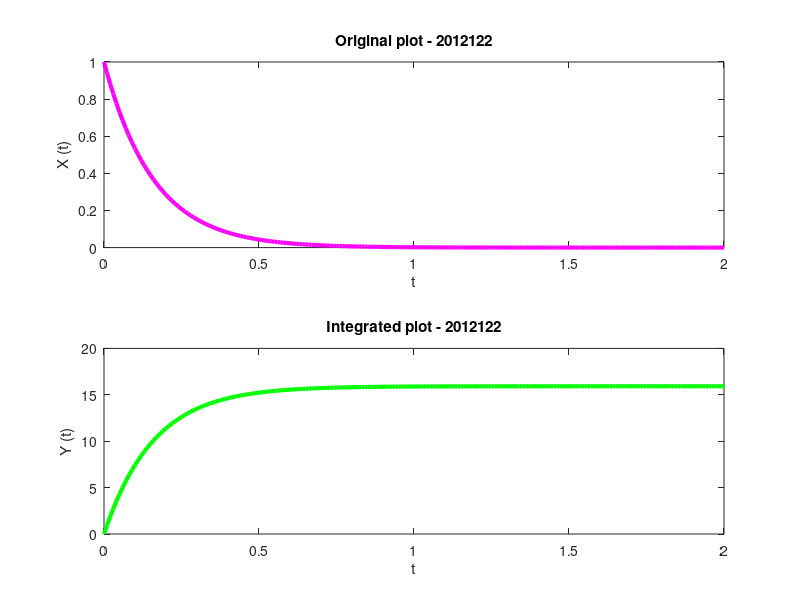

The MATLAB source for this figure:
t = 0 : 0.01 : 2;
f = 1;

X = exp(-2*pi*f*t);
subplot(2, 1, 1);
plot(t, X, 'm', 'LineWidth', 3)
title('Original plot - 2012122');
xlabel('t'); ylabel('X (t)');

Y=cumtrapz(X);
subplot(2, 1, 2);
plot(t, Y, 'g', 'LineWidth', 3);
title('Integrated plot - 2012122');
xlabel('t'); ylabel('Y (t)');

print ('Exp3_1a','-dpdf','-fillpage');